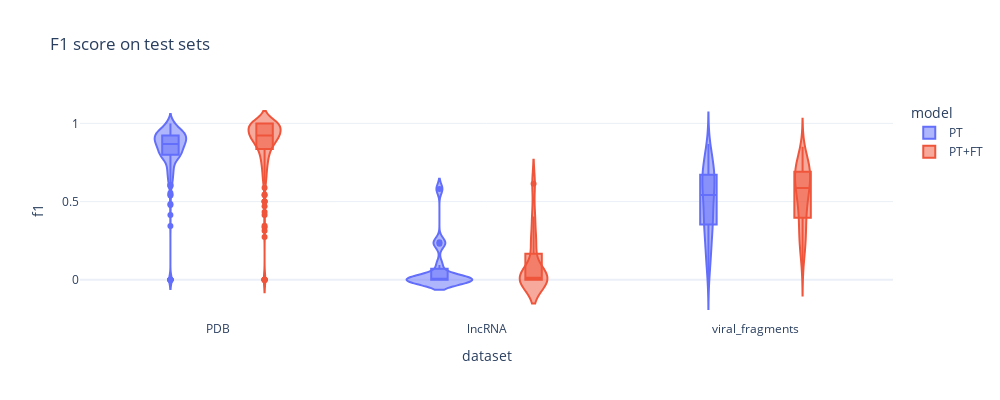

Notebook cell for this chart:
### Code cell
import plotly.express as px

px.violin(data_comparison, x="dataset", y="f1", color="model", points=None, box=True, title="F1 score on test sets", template="plotly_white", width=1000, height=400)

### Figure 1 — Plotly figure (JSON) as saved in the notebook; plotly's stock layout.template omitted (floating-point values rounded to 4 significant figures; data arrays with more than 128 entries replaced by an {"elided": "..."} marker saying what was removed)
{"data": [{"alignmentgroup": "True", "box": {"visible": true}, "hovertemplate": "model=PT<br>dataset=%{x}<br>f1=%{y}<extra></extra>", "legendgroup": "PT", "marker": {"color": "#636efa"}, "name": "PT", "offsetgroup": "PT", "orientation": "v", "scalegroup": "True", "showlegend": true, "type": "violin", "x": {"elided": "429 str values"}, "x0": " ", "xaxis": "x", "y": {"elided": "429 float values"}, "y0": " ", "yaxis": "y"}, {"alignmentgroup": "True", "box": {"visible": true}, "hovertemplate": "model=PT+FT<br>dataset=%{x}<br>f1=%{y}<extra></extra>", "legendgroup": "PT+FT", "marker": {"color": "#EF553B"}, "name": "PT+FT", "offsetgroup": "PT+FT", "orientation": "v", "scalegroup": "True", "showlegend": true, "type": "violin", "x": {"elided": "429 str values"}, "x0": " ", "xaxis": "x", "y": {"elided": "429 float values"}, "y0": " ", "yaxis": "y"}], "layout": {"height": 400, "legend": {"title": {"text": "model"}, "tracegroupgap": 0}, "title": {"text": "F1 score on test sets"}, "violinmode": "group", "width": 1000, "xaxis": {"anchor": "y", "domain": [0, 1], "title": {"text": "dataset"}}, "yaxis": {"anchor": "x", "domain": [0, 1], "title": {"text": "f1"}}}}
